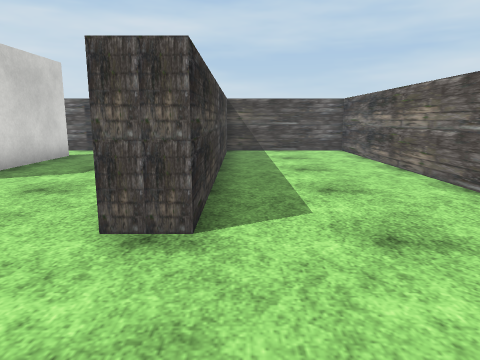
View 1 (above)

16 first-person views from a walk through a Unity game level. The camera is 1.2 m above the floor, tilts 10° down and sees 70° across. The floor is counted in squares, 1 m on a side. Each view is taken from the middle of a square. On the plan, view 1 faces up. The plan holds only what a view shows up to about 14 squares ahead; the rest is blank. The player character is not drawn. Some surface patterns are stand-ins.

View 2
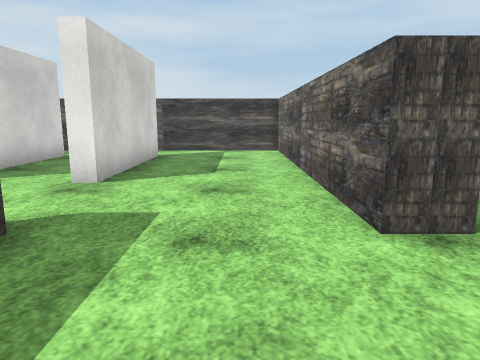

View 3
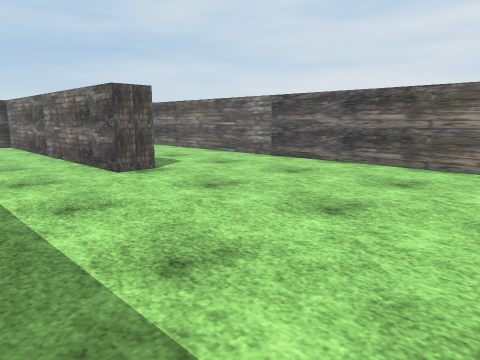

View 4
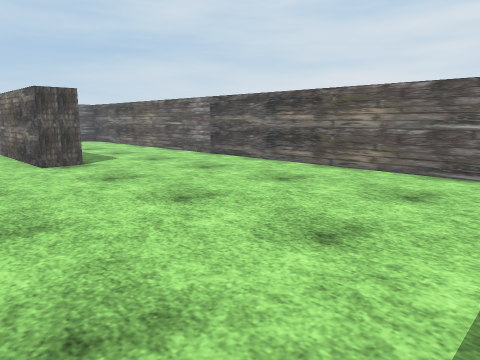

View 5
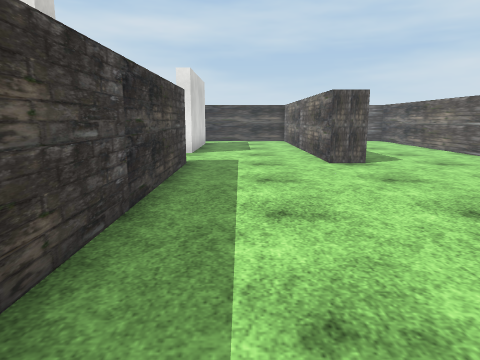

View 6
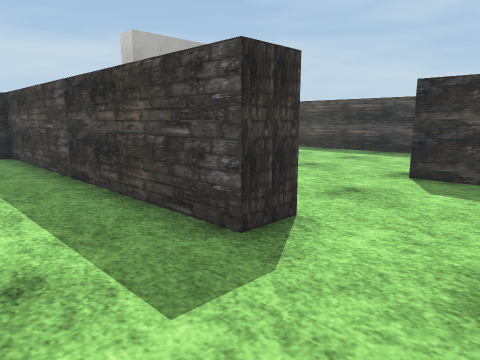

View 7
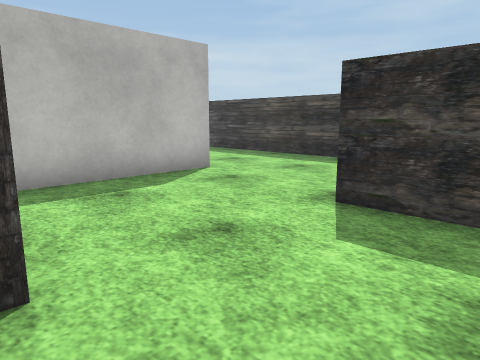

View 8
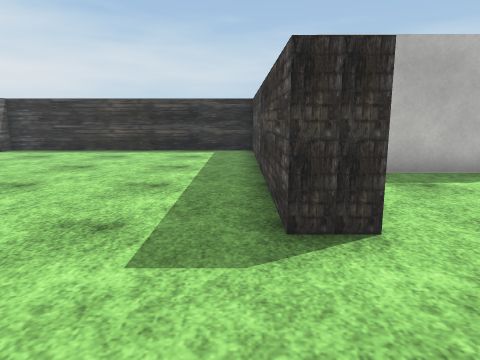

View 9
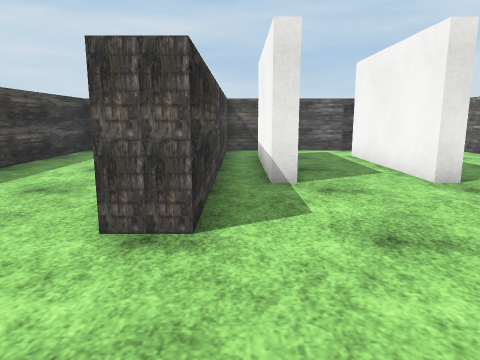

View 10
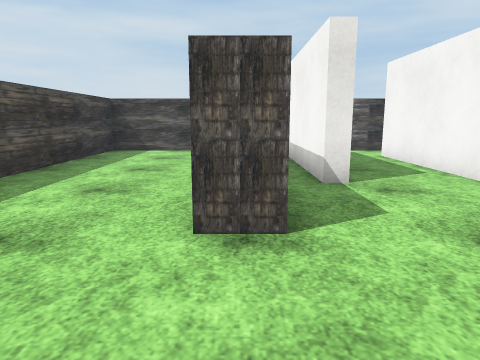

View 11
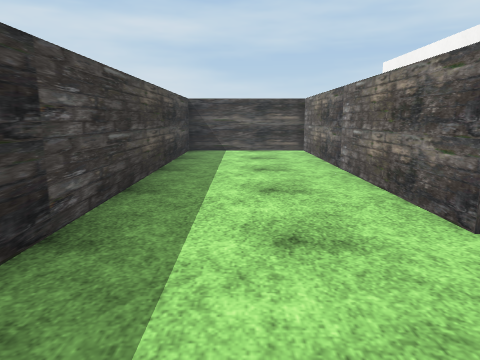

View 12
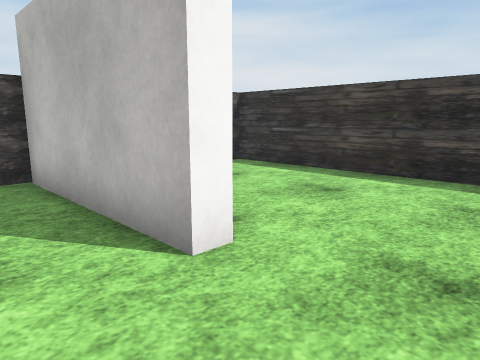

View 13
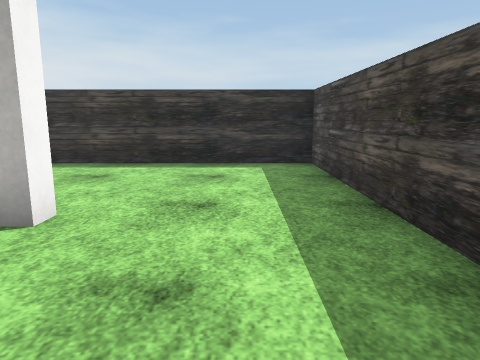

View 14
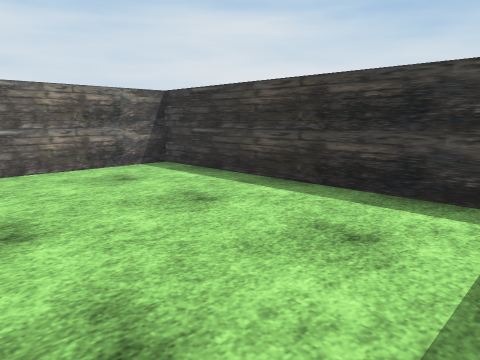

View 15
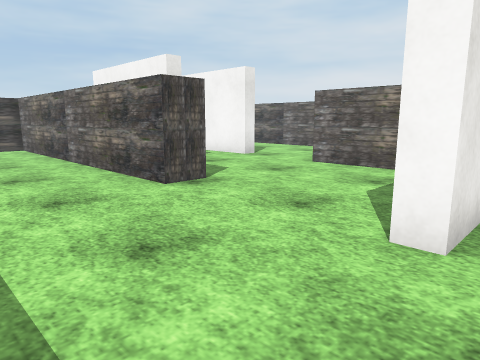

View 16
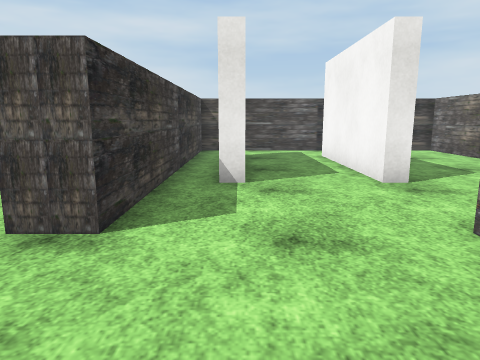

### Floor plan
Points are (right, up) in squares from view 1. A wall is a line through its corners. A room is listed if a view was taken in it or the views show most of it. See-through windows are left out.
Room 1 (views 1, 2, 3, 4, 5, 6, 7, 8, 9, 10, 11, 12, 13, 14, 15, 16)
walls: (-8.9, 6.5) (-9.4, 6.5) (-9.4, 11.5); (-10.4, -1.3) (-11.8, -1.3); (-11.8, -0.7) (-6.5, -0.7) (-6.5, 3.5) (-5.5, 3.5) (-5.5, -6.5) (4, -6.5) (4, 13.5) (-0.5, 13.5) (-0.5, 3.5) (-1.5, 3.5) (-1.5, 13.5) (-10.5, 13.5) (-10.5, 3.5) (-11.5, 3.5) (-11.5, 13.5) (-16, 13.5) (-16, -6.5) (-6.5, -6.5) (-6.5, -2.5); (-5.7, 11.5) (-5.7, 6.5) (-6.2, 6.5) (-6.2, 11.5); (-11.5, -1.4) (-11.5, -0.8); (-8.9, 11.5) (-8.9, 8.4)

Positions as (right, up) in squares from view 1, and headings:
1: (0, 0), facing up
2: (-3, 0), facing up
3: (-5, -4), facing up-right
4: (-4, -6), facing up-right
5: (-4, -6), facing up
6: (-3, 6), facing down-left
7: (-6, 6), facing down-left
8: (-5, 7), facing down
9: (-10, 0), facing up
10: (-11, 0), facing up
11: (-14, 0), facing up
12: (-14, 1), facing down-right
13: (-14, 3), facing down
14: (-15, -1), facing down-right
15: (-15, -2), facing up-right
16: (-9, 0), facing up
